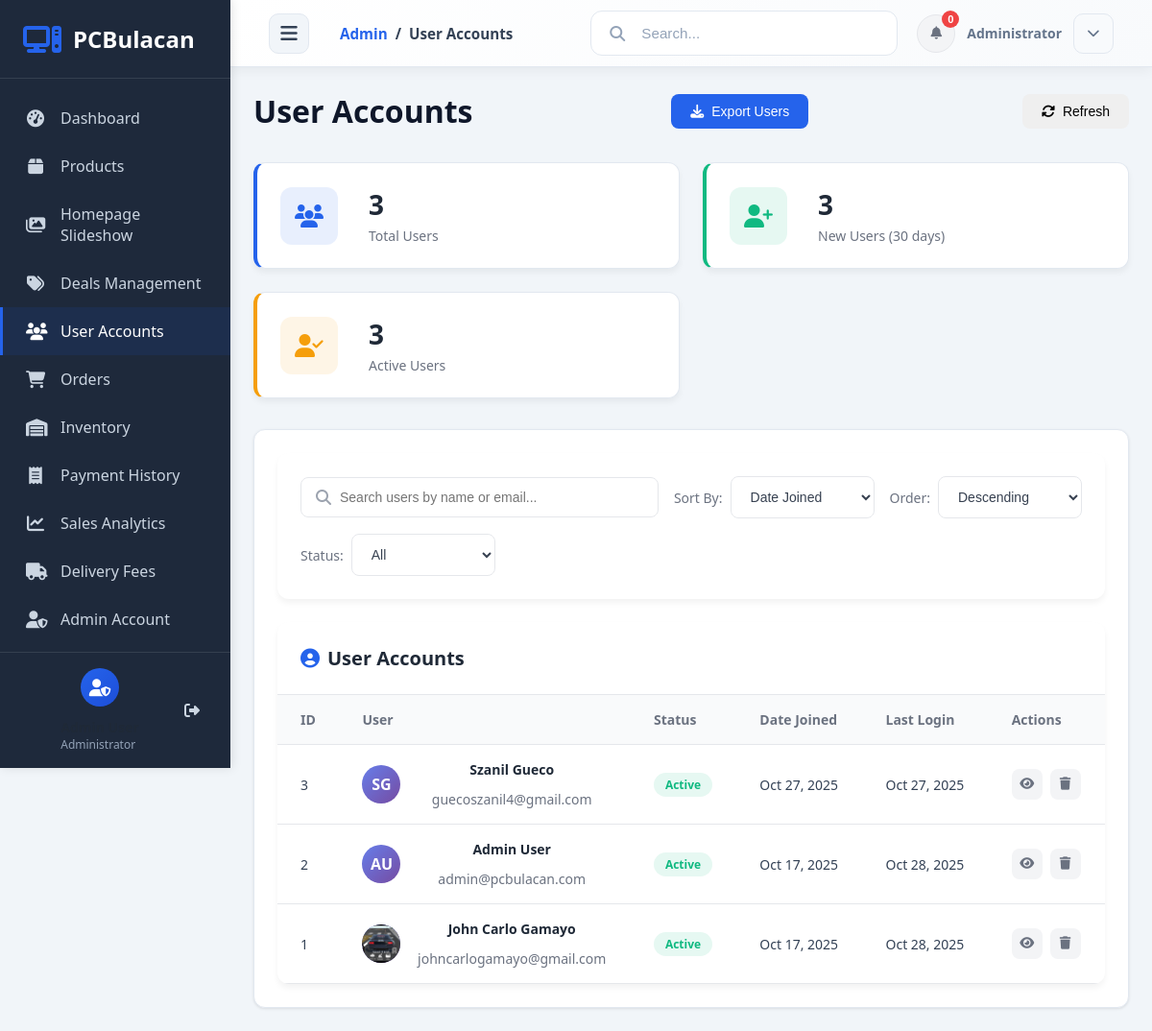
The page /dashboard/users/ (signed in) on the database as committed earlier.
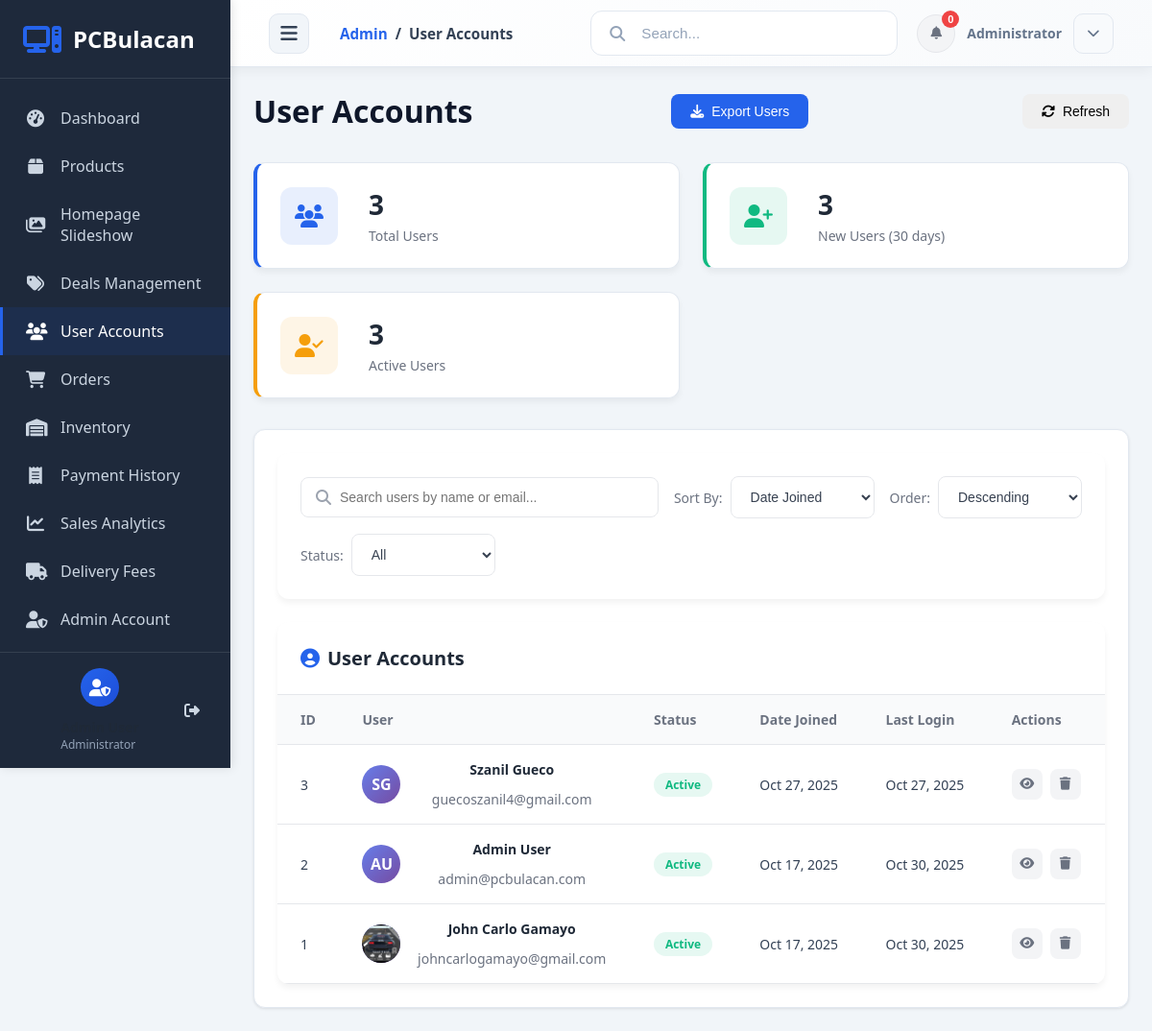
The same page on the database as committed later.
### accounts/models.py (models this page shows, shortened)
class User(AbstractUser):
    username = None
    email = models.EmailField(_('email address'), unique=True)
    phone = models.CharField(max_length=20, blank=True, null=True)
    address = models.TextField(blank=True, null=True)
    city = models.CharField(max_length=100, blank=True, null=True)
    state = models.CharField(max_length=100, blank=True, null=True)
    zip_code = models.CharField(max_length=10, blank=True, null=True)
    profile_picture = models.ImageField(upload_to='profile_pictures/', blank=True, null=True)
    USERNAME_FIELD = 'email'
    REQUIRED_FIELDS = ['first_name', 'last_name']
    objects = UserManager()
    class Meta:
        db_table = 'accounts_user'
        verbose_name = 'User'
        verbose_name_plural = 'Users'
        ordering = ['-date_joined']
    def get_full_name(self):
        full_name = f'{self.first_name} {self.last_name}'
        return full_name.strip()

### dashboard/views.py (the view)
# urls.py: path('users/', views.manage_users, name='manage_users'),
@staff_member_required
def manage_users(request):
    from datetime import datetime, timedelta
    from django.db.models import Count, Sum, Q
    users = User.objects.all().order_by('-date_joined')
    total_users = users.count()
    thirty_days_ago = datetime.now() - timedelta(days=30)
    new_users_30days = users.filter(date_joined__gte=thirty_days_ago).count()
    active_users = users.filter(is_active=True).count()
    context = {
        'users': users,
        'total_users': total_users,
        'new_users_30days': new_users_30days,
        'active_users': active_users,
    }
    return render(request, 'dashboard/manage_users.html', context)

### orders/context_processors.py (called while the page is built)
def cart_context(request):
    if request.user.is_authenticated:
        cart, created = Cart.objects.get_or_create(user=request.user)
        return {
            'cart': cart,
            'cart_count': cart.total_items
        }
    return {
        'cart': None,
        'cart_count': 0
    }

### orders/models.py (called while the page is built)
    @property
    def total_items(self):
        return sum(item.quantity for item in self.items.all())

### templates/dashboard/manage_users.html (shortened to what the changed rows need)
{% extends 'admin_base.html' %}
{% load static %}
{% block content %}
<div class="admin-content">
    <div class="dashboard-wrapper">
            <div class="dashboard-header-section">
                <h1 class="dashboard-title">User Accounts</h1>
            </div>
            <div class="dashboard-card">
                <div class="card-body">
                    <div class="users-table-container">
                        <div class="users-table-header">
                            <h2 class="users-table-title">
                                <i class="fas fa-user-circle"></i> User Accounts
                            </h2>
                        </div>
                        <div class="table-responsive">
                            {% if users %}
                            <table class="users-table">
                                <thead>
                                    <tr>
                                        <th>ID</th>
                                        <th>User</th>
                                        <th>Status</th>
                                        <th>Date Joined</th>
                                        <th>Last Login</th>
                                        <th>Actions</th>
                                    </tr>
                                </thead>
                                <tbody id="usersTableBody">
                                    {% for user in users %}
                                    <tr data-user-id="{{ user.id }}"
                                        data-name="{{ user.get_full_name|lower }}"
                                        data-email="{{ user.email|lower }}"
                                        data-status="{% if user.is_active %}active{% else %}inactive{% endif %}">
                                        <td>{{ user.id }}</td>
                                        <td>
                                            <div class="user-profile">
                                                <div class="profile-image">
                                                    {% if user.profile_picture %}
                                                        <img src="{{ user.profile_picture.url }}" alt="Profile Picture">
                                                    {% else %}
                                                        {{ user.first_name.0|upper }}{{ user.last_name.0|upper }}
                                                    {% endif %}
                                                </div>
                                                <div class="user-info">
                                                    <div class="user-name">{{ user.get_full_name }}</div>
                                                    <div class="user-email">{{ user.email }}</div>
                                                </div>
                                            </div>
                                        </td>
                                        <td>
                                            <span class="status-badge {% if user.is_active %}active{% else %}inactive{% endif %}">
                                                {% if user.is_active %}Active{% else %}Inactive{% endif %}
                                            </span>
                                        </td>
                                        <td>{{ user.date_joined|date:"M d, Y" }}</td>
                                        <td>{{ user.last_login|date:"M d, Y"|default:"Never" }}</td>
                                        <td>
                                            <div class="row-actions">
                                                <button class="btn-icon view" onclick="viewUser({{ user.id }})" title="View Details">
                                                    <i class="fas fa-eye"></i>
                                                </button>
                                                <button class="btn-icon delete" onclick="openDeleteModal({{ user.id }}, '{{ user.get_full_name }}', '{{ user.email }}')" title="Delete User">
                                                    <i class="fas fa-trash"></i>
                                                </button>
                                            </div>
                                        </td>
                                    </tr>
                                    {% endfor %}
                                </tbody>
                            </table>
                            {% endif %}
                        </div>
                    </div>
                </div>
            </div>
        </div>
    </div>
{% endblock %}

Rows that differ between the two databases and show on the page:
changed User "Admin User": last_login "Oct 28, 2025" → "Oct 30, 2025"
changed User "John Carlo Gamayo": last_login "Oct 28, 2025" → "Oct 30, 2025"
